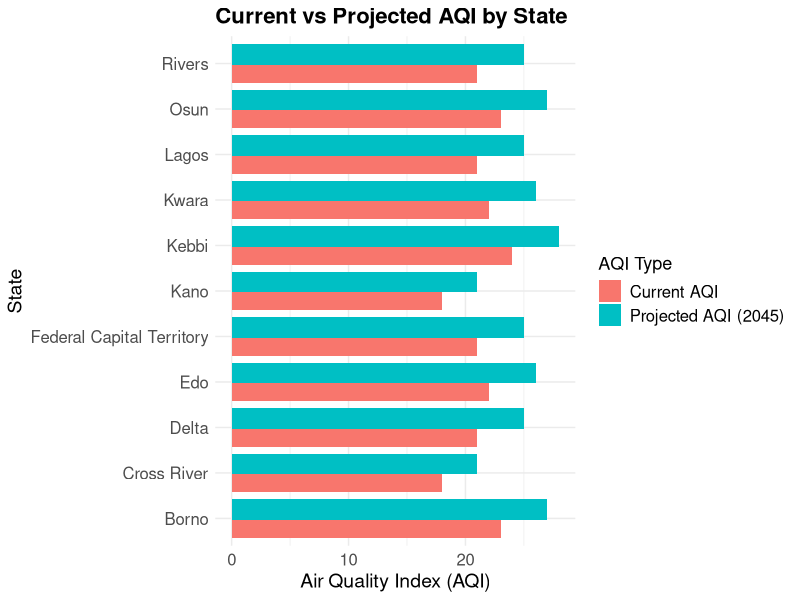

This figure's R source:
# aqi_comparison_bar_chart.R
# -------------------------------
# 1. Load Libraries
# -------------------------------
library(tidyverse)   # includes readr, dplyr, tidyr, ggplot2

# -------------------------------
# 2. Collecting Data
# -------------------------------
# Read AQI data from CSV (ensure the file path is correct)
# CSV must contain: City, AQI
AQI_raw <- read_csv("Nigeria AQI Data.csv")

# -------------------------------
# 3. Cleaning & Preparing Data
# -------------------------------
AQI_data <- AQI_raw %>%
  rename(
    state = City,
    current_AQI = AQI
  ) %>%
  select(state, current_AQI) %>%
  filter(!is.na(current_AQI)) %>%
  mutate(
    state = as.factor(state),
    # Project AQI 20 years ahead by applying a 17% increase
    projected_AQI = round(current_AQI * 1.17)
  )

# -------------------------------
# 4. Reshape for Plotting
# -------------------------------
# Pivot longer so we can plot current vs projected side by side
plot_data <- AQI_data %>%
  pivot_longer(
    cols = c(current_AQI, projected_AQI),
    names_to  = "type",
    values_to = "AQI_value"
  ) %>%
  mutate(
    type = recode(type,
                  current_AQI   = "Current AQI",
                  projected_AQI = "Projected AQI (2045)"))

# -------------------------------
# 5. Plotting Bar Chart
# -------------------------------
plot_comparison <- ggplot(plot_data, aes(x = AQI_value, y = state, fill = type)) +
  geom_col(position = position_dodge(width = 0.8)) +
  labs(
    title = "Current vs Projected AQI by State",
    x     = "Air Quality Index (AQI)",
    y     = "State",
    fill  = "AQI Type"
  ) +
  theme_minimal() +
  theme(
    plot.title    = element_text(size = 16, face = "bold"),
    axis.title    = element_text(size = 14),
    axis.text     = element_text(size = 12),
    legend.title  = element_text(size = 13),
    legend.text   = element_text(size = 12)
  )

# Display the bar chart
print(plot_comparison)

# -------------------------------
# 6. Save the Plot
# -------------------------------
# ggsave("AQI_Current_vs_Projected.png", plot_comparison, width = 10, height = 6, dpi = 300)
